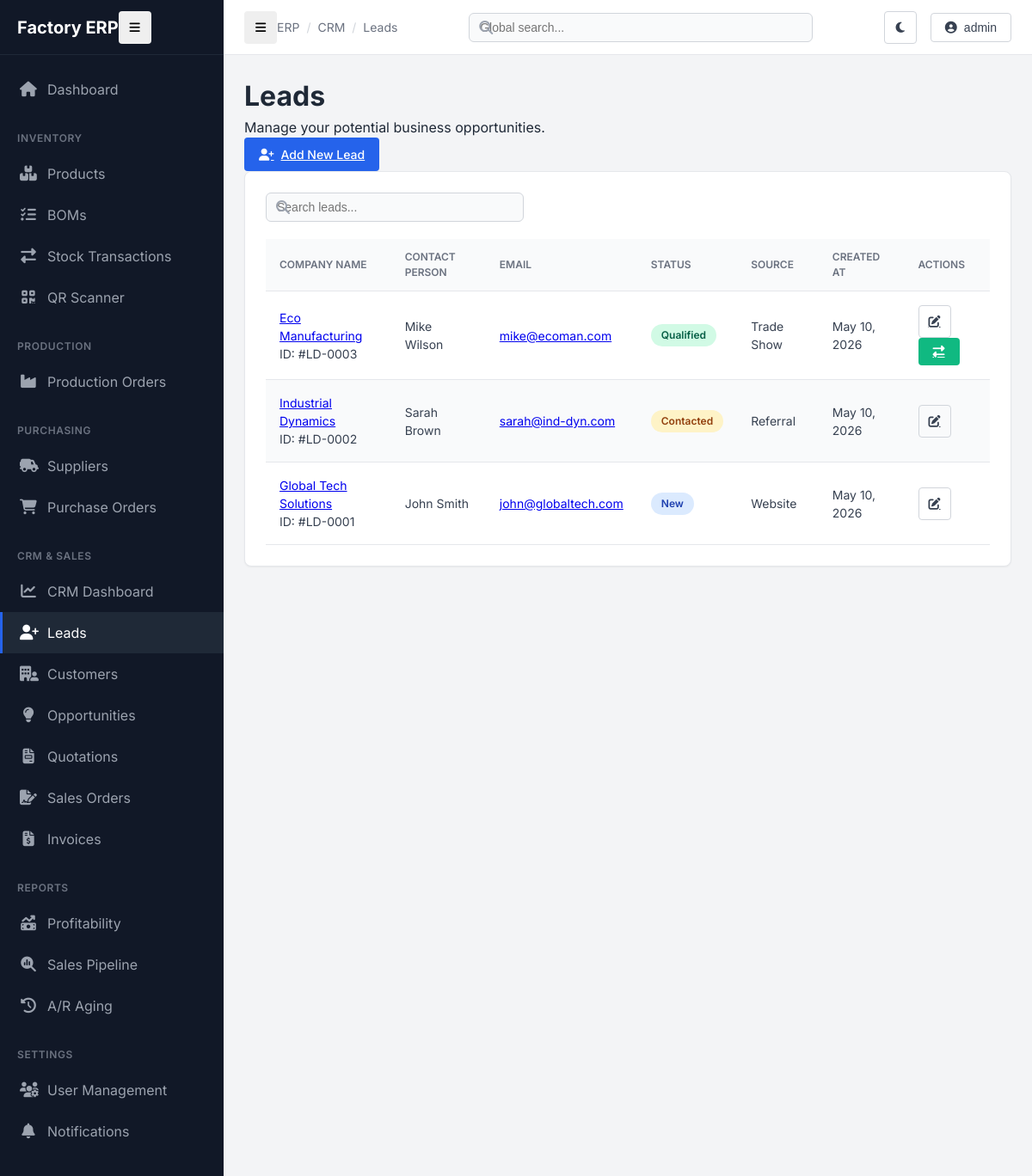
The app's page /crm/leads/ (signed in) with its own data.
### crm/models.py (models this page shows, shortened)
class Lead(models.Model):
    SOURCE_CHOICES = [
        ('website', 'Website'),
        ('referral', 'Referral'),
        ('cold_call', 'Cold Call'),
        ('trade_show', 'Trade Show'),
        ('other', 'Other'),
    ]
    STATUS_CHOICES = [
        ('new', 'New'),
        ('contacted', 'Contacted'),
        ('qualified', 'Qualified'),
        ('lost', 'Lost'),
    ]
    company_name = models.CharField(max_length=200)
    contact_person = models.CharField(max_length=200)
    email = models.EmailField()
    phone = models.CharField(max_length=20)
    source = models.CharField(max_length=20, choices=SOURCE_CHOICES, default='other')
    status = models.CharField(max_length=20, choices=STATUS_CHOICES, default='new')
    notes = models.TextField(blank=True)
    assigned_to = models.ForeignKey(User, on_delete=models.SET_NULL, null=True, blank=True, related_name='assigned_leads')
    estimated_value = models.DecimalField(max_digits=12, decimal_places=2, default=0)
    created_at = models.DateTimeField(auto_now_add=True)
    updated_at = models.DateTimeField(auto_now=True)

### crm/views.py (the view)
# urls.py: path('leads/', views.LeadListView.as_view(), name='lead_list'),
class LeadListView(LoginRequiredMixin, ListView):
    model = Lead
    template_name = 'crm/lead_list.html'
    context_object_name = 'leads'
    ordering = ['-created_at']

### crm/templates/crm/lead_list.html (shortened to what this page needs)
{% extends "base.html" %}
{% load static %}
{% block breadcrumbs %}
<div class="breadcrumb-item">CRM</div>
<div class="breadcrumb-item">Leads</div>
{% endblock %}
{% block content %}
<div class="d-flex justify-content-between align-items-center mb-4">
    <div>
        <h1 class="h3 fw-bold mb-1">Leads</h1>
        <p class="text-muted small">Manage your potential business opportunities.</p>
    </div>
    <a href="{% url 'crm:lead_create' %}" class="btn btn-primary">
        <i class="fas fa-user-plus"></i> Add New Lead
    </a>
</div>
<div class="card">
    <div class="card-header border-bottom-0">
        <div class="d-flex justify-content-between align-items-center w-100">
            <div class="search-input-group" style="width: 300px;">
                <i class="fas fa-search"></i>
                <input type="text" class="search-input" placeholder="Search leads..." hx-get="{% url 'crm:lead_list' %}" hx-trigger="keyup changed delay:500ms" hx-target="#lead-table-body" hx-indicator="#htmx-indicator">
            </div>
        </div>
    </div>
    <div class="table-responsive">
        <table>
            <thead>
                <tr>
                    <th>Company Name</th>
                    <th>Contact Person</th>
                    <th>Email</th>
                    <th>Status</th>
                    <th>Source</th>
                    <th>Created At</th>
                    <th class="text-end">Actions</th>
                </tr>
            </thead>
            <tbody id="lead-table-body">
                {% for lead in leads %}
                <tr>
                    <td>
                        <a href="{% url 'crm:lead_detail' lead.pk %}" class="fw-bold text-neutral-900 text-decoration-none hover-link">{{ lead.company_name }}</a>
                        <div class="small text-muted">ID: #LD-{{ lead.pk|stringformat:"04d" }}</div>
                    </td>
                    <td>{{ lead.contact_person }}</td>
                    <td><a href="mailto:{{ lead.email }}" class="text-decoration-none">{{ lead.email }}</a></td>
                    <td>
                        <span class="badge
                            {% if lead.status == 'new' %}badge-blue
                            {% elif lead.status == 'contacted' %}badge-amber
                            {% elif lead.status == 'qualified' %}badge-green
                            {% else %}badge-red{% endif %}">
                            {{ lead.get_status_display }}
                        </span>
                    </td>
                    <td><span class="small">{{ lead.get_source_display }}</span></td>
                    <td class="small text-muted">{{ lead.created_at|date:"M d, Y" }}</td>
                    <td class="text-end">
                        <div class="d-flex justify-content-end gap-2">
                            <a href="{% url 'crm:lead_edit' lead.pk %}" class="btn btn-icon btn-sm btn-outline">
                                <i class="fas fa-edit"></i>
                            </a>
                            {% if lead.status == 'qualified' %}
                            <a href="{% url 'crm:lead_convert' lead.pk %}" class="btn btn-sm btn-secondary" title="Convert to Customer">
                                <i class="fas fa-exchange-alt"></i>
                            </a>
                            {% endif %}
                        </div>
                    </td>
                </tr>
                {% empty %}
                <tr>
                    <td colspan="7" class="text-center py-5">
                        <div class="text-muted">No leads found.</div>
                    </td>
                </tr>
                {% endfor %}
            </tbody>
        </table>
    </div>
</div>
{% endblock %}

### templates/base.html (shortened to what this page needs)
{% load static %}
<!DOCTYPE html>
<html lang="en">
<head>
    <link rel="stylesheet" href="https://cdnjs.cloudflare.com/ajax/libs/font-awesome/6.4.0/css/all.min.css">
    <link rel="stylesheet" href="{% static 'css/style.css' %}">
    <link rel="stylesheet" href="{% static 'css/dark-mode.css' %}">
</head>
<body>
    <div class="app-container">
        <aside id="sidebar">
            <div class="sidebar-header">
                <div class="logo-text">Factory ERP</div>
                <button id="sidebar-toggle" class="btn btn-icon d-none d-md-block">
                    <i class="fas fa-bars"></i>
                </button>
            </div>
            <nav class="sidebar-nav">
                <div class="nav-group">
                    <a href="{% url 'inventory:dashboard' %}" class="nav-link {% if request.resolver_match.url_name == 'dashboard' and request.resolver_match.app_name == 'inventory' %}active{% endif %}">
                        <i class="fas fa-home"></i>
                        <span>Dashboard</span>
                    </a>
                </div>
                <div class="nav-group">
                    <div class="nav-group-title">Inventory</div>
                    <a href="{% url 'inventory:product_list' %}" class="nav-link {% if 'product' in request.path %}active{% endif %}">
                        <i class="fas fa-boxes-stacked"></i>
                        <span>Products</span>
                    </a>
                    <a href="{% url 'inventory:bom_viewer' %}" class="nav-link {% if 'bom' in request.path %}active{% endif %}">
                        <i class="fas fa-list-check"></i>
                        <span>BOMs</span>
                    </a>
                    <a href="{% url 'inventory:transaction_history' %}" class="nav-link {% if 'transaction' in request.path %}active{% endif %}">
                        <i class="fas fa-exchange-alt"></i>
                        <span>Stock Transactions</span>
                    </a>
                    <a href="{% url 'inventory:scan_page' %}" class="nav-link {% if 'scan' in request.path %}active{% endif %}">
                        <i class="fas fa-qrcode"></i>
                        <span>QR Scanner</span>
                    </a>
                </div>
                <div class="nav-group">
                    <div class="nav-group-title">Production</div>
                    <a href="{% url 'inventory:production_order_list' %}" class="nav-link {% if 'production_order' in request.path %}active{% endif %}">
                        <i class="fas fa-industry"></i>
                        <span>Production Orders</span>
                    </a>
                </div>
                <div class="nav-group">
                    <div class="nav-group-title">Purchasing</div>
                    <a href="{% url 'inventory:supplier_list' %}" class="nav-link {% if 'supplier' in request.path %}active{% endif %}">
                        <i class="fas fa-truck-field"></i>
                        <span>Suppliers</span>
                    </a>
                    <a href="{% url 'inventory:purchase_order_list' %}" class="nav-link {% if 'purchase_order' in request.path %}active{% endif %}">
                        <i class="fas fa-cart-shopping"></i>
                        <span>Purchase Orders</span>
                    </a>
                </div>
                <div class="nav-group">
                    <div class="nav-group-title">CRM & Sales</div>
                    <a href="{% url 'crm:dashboard' %}" class="nav-link {% if request.resolver_match.app_name == 'crm' and request.resolver_match.url_name == 'dashboard' %}active{% endif %}">
                        <i class="fas fa-chart-line"></i>
                        <span>CRM Dashboard</span>
                    </a>
                    <a href="{% url 'crm:lead_list' %}" class="nav-link {% if 'lead' in request.path %}active{% endif %}">
                        <i class="fas fa-user-plus"></i>
                        <span>Leads</span>
                    </a>
                    <a href="{% url 'crm:customer_list' %}" class="nav-link {% if 'customer' in request.path %}active{% endif %}">
                        <i class="fas fa-building-user"></i>
                        <span>Customers</span>
                    </a>
                    <a href="{% url 'crm:opportunity_list' %}" class="nav-link {% if 'opportunity' in request.path %}active{% endif %}">
                        <i class="fas fa-lightbulb"></i>
                        <span>Opportunities</span>
                    </a>
                    <a href="{% url 'crm:quotation_list' %}" class="nav-link {% if 'quotation' in request.path %}active{% endif %}">
                        <i class="fas fa-file-invoice"></i>
                        <span>Quotations</span>
                    </a>
                    <a href="{% url 'crm:salesorder_list' %}" class="nav-link {% if 'order' in request.path %}active{% endif %}">
                        <i class="fas fa-file-signature"></i>
                        <span>Sales Orders</span>
                    </a>
                    <a href="{% url 'crm:invoice_list' %}" class="nav-link {% if 'invoice' in request.path %}active{% endif %}">
                        <i class="fas fa-file-invoice-dollar"></i>
                        <span>Invoices</span>
                    </a>
                </div>
                <div class="nav-group">
                    <div class="nav-group-title">Reports</div>
                    <a href="{% url 'inventory:profitability_report' %}" class="nav-link">
                        <i class="fas fa-money-bill-trend-up"></i>
                        <span>Profitability</span>
                    </a>
                    <a href="{% url 'crm:report_pipeline' %}" class="nav-link">
                        <i class="fas fa-magnifying-glass-chart"></i>
                        <span>Sales Pipeline</span>
                    </a>
                    <a href="{% url 'crm:report_aging' %}" class="nav-link">
                        <i class="fas fa-clock-rotate-left"></i>
                        <span>A/R Aging</span>
                    </a>
                </div>
                <div class="nav-group">
                    <div class="nav-group-title">Settings</div>
                    {% if perms.inventory.can_manage_users %}
                    <a href="{% url 'inventory:user_list' %}" class="nav-link">
                        <i class="fas fa-users-gear"></i>
                        <span>User Management</span>
                    </a>
                    {% endif %}
                    <a href="{% url 'notifications:settings' %}" class="nav-link">
                        <i class="fas fa-bell"></i>
                        <span>Notifications</span>
                    </a>
                </div>
            </nav>
        </aside>
        <main class="main-content">
            <header id="topbar">
                <div class="breadcrumb-container">
                    <button id="mobile-sidebar-toggle" class="btn btn-icon d-md-none me-3">
                        <i class="fas fa-bars"></i>
                    </button>
                    <div class="breadcrumb-item">ERP</div>
                    {% block breadcrumbs %}{% endblock %}
                </div>
                <div class="global-search">
                    <form action="{% url 'inventory:global_search' %}" method="get">
                        <div class="search-input-group">
                            <i class="fas fa-search"></i>
                            <input type="text" name="q" class="search-input" placeholder="Global search..." value="{{ request.GET.q }}">
                        </div>
                    </form>
                </div>
                <div class="user-menu">
                    <button id="theme-toggle" class="btn btn-icon btn-outline">
                    </button>
                    {% if request.user.is_authenticated %}
                    <div class="dropdown">
                        <button class="btn btn-outline dropdown-toggle">
                            <i class="fas fa-user-circle me-2"></i>
                            {{ request.user.username }}
                        </button>
                    </div>
                    {% else %}
                    <a href="{% url 'login' %}" class="btn btn-primary">Login</a>
                    {% endif %}
                </div>
            </header>
            <div class="content-area">
                {% block content %}{% endblock %}
            </div>
        </main>
    </div>
</body>
</html>

### records on screen
Lead: company_name "Eco Manufacturing", pk "0003", contact_person "Mike Wilson", email "mike@ecoman.com", status "Qualified", source "Trade Show", created_at "May 10, 2026"
Lead: company_name "Industrial Dynamics", pk "0002", contact_person "Sarah Brown", email "sarah@ind-dyn.com", status "Contacted", source "Referral", created_at "May 10, 2026"
Lead: company_name "Global Tech Solutions", pk "0001", contact_person "John Smith", email "john@globaltech.com", status "New", source "Website", created_at "May 10, 2026"

### other values on screen
{{ request.user.username }} "admin"
